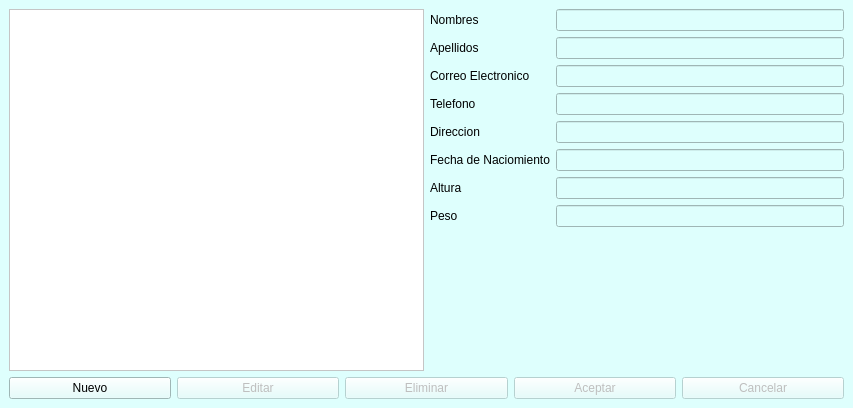
<?xml version="1.0" encoding="UTF-8"?>
<ui version="4.0">
 <class>MainWindow</class>
 <widget class="QMainWindow" name="MainWindow">
  <property name="geometry">
   <rect>
    <x>0</x>
    <y>0</y>
    <width>853</width>
    <height>408</height>
   </rect>
  </property>
  <property name="windowTitle">
   <string>MainWindow</string>
  </property>
  <property name="styleSheet">
   <string notr="true">font: 9pt &quot;Arial&quot;;
background-color: rgb(222, 255, 253);</string>
  </property>
  <widget class="QWidget" name="centralwidget">
   <layout class="QVBoxLayout" name="verticalLayout">
    <item>
     <layout class="QHBoxLayout" name="horizontalLayout_6">
      <item>
       <widget class="QListWidget" name="list">
        <property name="styleSheet">
         <string notr="true">background-color: rgb(255, 255, 255);</string>
        </property>
       </widget>
      </item>
      <item>
       <layout class="QFormLayout" name="formLayout">
        <item row="0" column="0">
         <widget class="QLabel" name="label">
          <property name="text">
           <string>Nombres</string>
          </property>
         </widget>
        </item>
        <item row="0" column="1">
         <widget class="QLineEdit" name="nombres">
          <property name="enabled">
           <bool>false</bool>
          </property>
         </widget>
        </item>
        <item row="1" column="0">
         <widget class="QLabel" name="label_2">
          <property name="text">
           <string>Apellidos</string>
          </property>
         </widget>
        </item>
        <item row="1" column="1">
         <widget class="QLineEdit" name="apellidos">
          <property name="enabled">
           <bool>false</bool>
          </property>
         </widget>
        </item>
        <item row="2" column="0">
         <widget class="QLabel" name="label_3">
          <property name="text">
           <string>Correo Electronico</string>
          </property>
         </widget>
        </item>
        <item row="2" column="1">
         <widget class="QLineEdit" name="emails">
          <property name="enabled">
           <bool>false</bool>
          </property>
         </widget>
        </item>
        <item row="3" column="0">
         <widget class="QLabel" name="label_4">
          <property name="text">
           <string>Telefono</string>
          </property>
         </widget>
        </item>
        <item row="3" column="1">
         <widget class="QLineEdit" name="tel">
          <property name="enabled">
           <bool>false</bool>
          </property>
         </widget>
        </item>
        <item row="4" column="0">
         <widget class="QLabel" name="label_5">
          <property name="text">
           <string>Direccion</string>
          </property>
         </widget>
        </item>
        <item row="4" column="1">
         <widget class="QLineEdit" name="direc">
          <property name="enabled">
           <bool>false</bool>
          </property>
         </widget>
        </item>
        <item row="5" column="0">
         <widget class="QLabel" name="label_6">
          <property name="text">
           <string>Fecha de Naciomiento</string>
          </property>
         </widget>
        </item>
        <item row="5" column="1">
         <widget class="QLineEdit" name="fecha_na">
          <property name="enabled">
           <bool>false</bool>
          </property>
         </widget>
        </item>
        <item row="6" column="0">
         <widget class="QLabel" name="label_7">
          <property name="text">
           <string>Altura</string>
          </property>
         </widget>
        </item>
        <item row="6" column="1">
         <widget class="QLineEdit" name="altur">
          <property name="enabled">
           <bool>false</bool>
          </property>
         </widget>
        </item>
        <item row="7" column="0">
         <widget class="QLabel" name="label_8">
          <property name="text">
           <string>Peso</string>
          </property>
         </widget>
        </item>
        <item row="7" column="1">
         <widget class="QLineEdit" name="pes">
          <property name="enabled">
           <bool>false</bool>
          </property>
         </widget>
        </item>
       </layout>
      </item>
     </layout>
    </item>
    <item>
     <layout class="QHBoxLayout" name="horizontalLayout_5">
      <item>
       <widget class="QPushButton" name="nuev">
        <property name="styleSheet">
         <string notr="true">border-color: rgb(0, 0, 0);</string>
        </property>
        <property name="text">
         <string>Nuevo</string>
        </property>
       </widget>
      </item>
      <item>
       <widget class="QPushButton" name="edit">
        <property name="enabled">
         <bool>false</bool>
        </property>
        <property name="styleSheet">
         <string notr="true">border-top-color: rgb(0, 0, 0);</string>
        </property>
        <property name="text">
         <string>Editar</string>
        </property>
       </widget>
      </item>
      <item>
       <widget class="QPushButton" name="delet">
        <property name="enabled">
         <bool>false</bool>
        </property>
        <property name="text">
         <string>Eliminar</string>
        </property>
       </widget>
      </item>
      <item>
       <widget class="QPushButton" name="acept">
        <property name="enabled">
         <bool>false</bool>
        </property>
        <property name="text">
         <string>Aceptar</string>
        </property>
       </widget>
      </item>
      <item>
       <widget class="QPushButton" name="cancel">
        <property name="enabled">
         <bool>false</bool>
        </property>
        <property name="text">
         <string>Cancelar</string>
        </property>
       </widget>
      </item>
     </layout>
    </item>
   </layout>
  </widget>
 </widget>
 <resources/>
 <connections/>
</ui>
